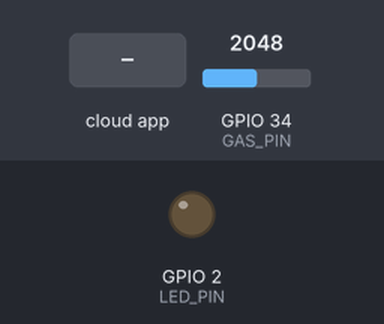
The sketch below on a simulated ESP32. Shown: output pins drawn as LEDs (lit = HIGH). The inputs (shaded band) are chosen by the test bench; at power-on: GPIO 34 (GAS_PIN) = 2048. WiFi joins after 1.5 s; servers stay silent unless stated; no MQTT or app messages arrive unless stated; what the sketch prints to the serial monitor is not drawn.

Above: at 2.7 s.
2.8 s: the phone or cloud app sets feeds to ON
At 4.1 s:
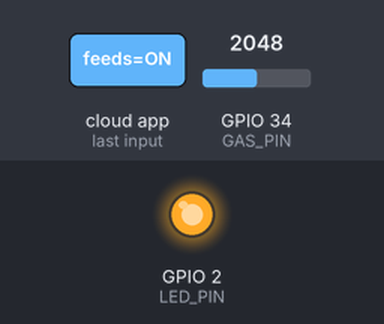
Timing chart, 0 to 5.8 s (numbered marks = the images above; inputs shaded):
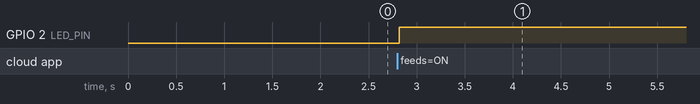

The sketch:

GasLedIoT.ino
```cpp
#include <WiFi.h>
#include <WiFiClientSecure.h>
#include "Adafruit_MQTT.h"
#include "Adafruit_MQTT_Client.h"

// WiFi
#define WIFI_SSID ""
#define WIFI_PASS ""

// Adafruit IO
#define AIO_SERVER      ""
#define AIO_SERVERPORT  8883
#define AIO_USERNAME    ""
#define AIO_KEY         ""

// Pins
#define LED_PIN 2
#define GAS_PIN 34   // 🔥 MUST be analog pin

WiFiClientSecure client;

// MQTT
Adafruit_MQTT_Client mqtt(&client, AIO_SERVER, AIO_SERVERPORT, AIO_USERNAME, AIO_KEY);

// Feeds
Adafruit_MQTT_Subscribe ledFeed = Adafruit_MQTT_Subscribe(&mqtt, AIO_USERNAME "/feeds/");
Adafruit_MQTT_Publish gasFeed = Adafruit_MQTT_Publish(&mqtt, AIO_USERNAME "/feeds/");

// MQTT connection
void MQTT_connect() {
  int8_t ret;

  if (mqtt.connected()) return;

  Serial.print("Connecting to MQTT... ");

  uint8_t retries = 3;

  while ((ret = mqtt.connect()) != 0) {
    Serial.println(mqtt.connectErrorString(ret));
    Serial.println("Retrying in 2 seconds...");

    mqtt.disconnect();
    delay(2000);

    retries--;
    if (retries == 0) {
      Serial.println("MQTT FAILED ❌");
      return;
    }
  }

  Serial.println("MQTT Connected! ✅");
}

void setup() {
  Serial.begin(115200);

  pinMode(LED_PIN, OUTPUT);
  digitalWrite(LED_PIN, LOW);

  pinMode(GAS_PIN, INPUT);

  client.setInsecure();

  Serial.print("Connecting to WiFi");
  WiFi.begin(WIFI_SSID, WIFI_PASS);

  while (WiFi.status() != WL_CONNECTED) {
    delay(500);
    Serial.print(".");
  }

  Serial.println("\nWiFi Connected ✅");

  mqtt.subscribe(&ledFeed);
}

void loop() {

  MQTT_connect();

  mqtt.processPackets(500);
  mqtt.ping();

  // ================= LED CONTROL =================
  Adafruit_MQTT_Subscribe *subscription;

  while ((subscription = mqtt.readSubscription(1000))) {

    if (subscription == &ledFeed) {

      String value = String((char*)ledFeed.lastread);
      value.trim();
      value.toUpperCase();

      Serial.print("Received: [");
      Serial.print(value);
      Serial.println("]");

      if (value == "ON") {
        digitalWrite(LED_PIN, HIGH);
        Serial.println("LED STATUS: ON 🔆");
      }
      else if (value == "OFF") {
        digitalWrite(LED_PIN, LOW);
        Serial.println("LED STATUS: OFF ⚫");
      }
    }
  }

  // ================= GAS SENSOR =================
  long int gasValue = analogRead(GAS_PIN);

  // 🔥 MAP FUNCTION (0–4095 → 0–100)
 long int gasPercent = map(gasValue, 0, 4095, 0, 100);

  // limit values (safety)
  gasPercent = constrain(gasPercent, 0, 100);

  Serial.print("Gas Raw: ");
  Serial.print(gasValue);

  Serial.print(" | Gas %: ");
  Serial.print(gasPercent);
  Serial.println("%");

  // Send to Adafruit IO
  if (!gasFeed.publish(gasPercent)) {
    Serial.println("Failed to send gas data ❌");
  } else {
    Serial.println("Gas data sent ✅");
  }
/*/
  // 🔥 OPTIONAL ALERT
  if (gasPercent > 60) {
    Serial.println("⚠️ HIGH GAS LEVEL!");
    digitalWrite(LED_PIN, HIGH);
  }

  delay(3000);*/
}
```

Measured:
- after the input at 2.8 s, GPIO 2 (LED_PIN): LOW → HIGH at once
